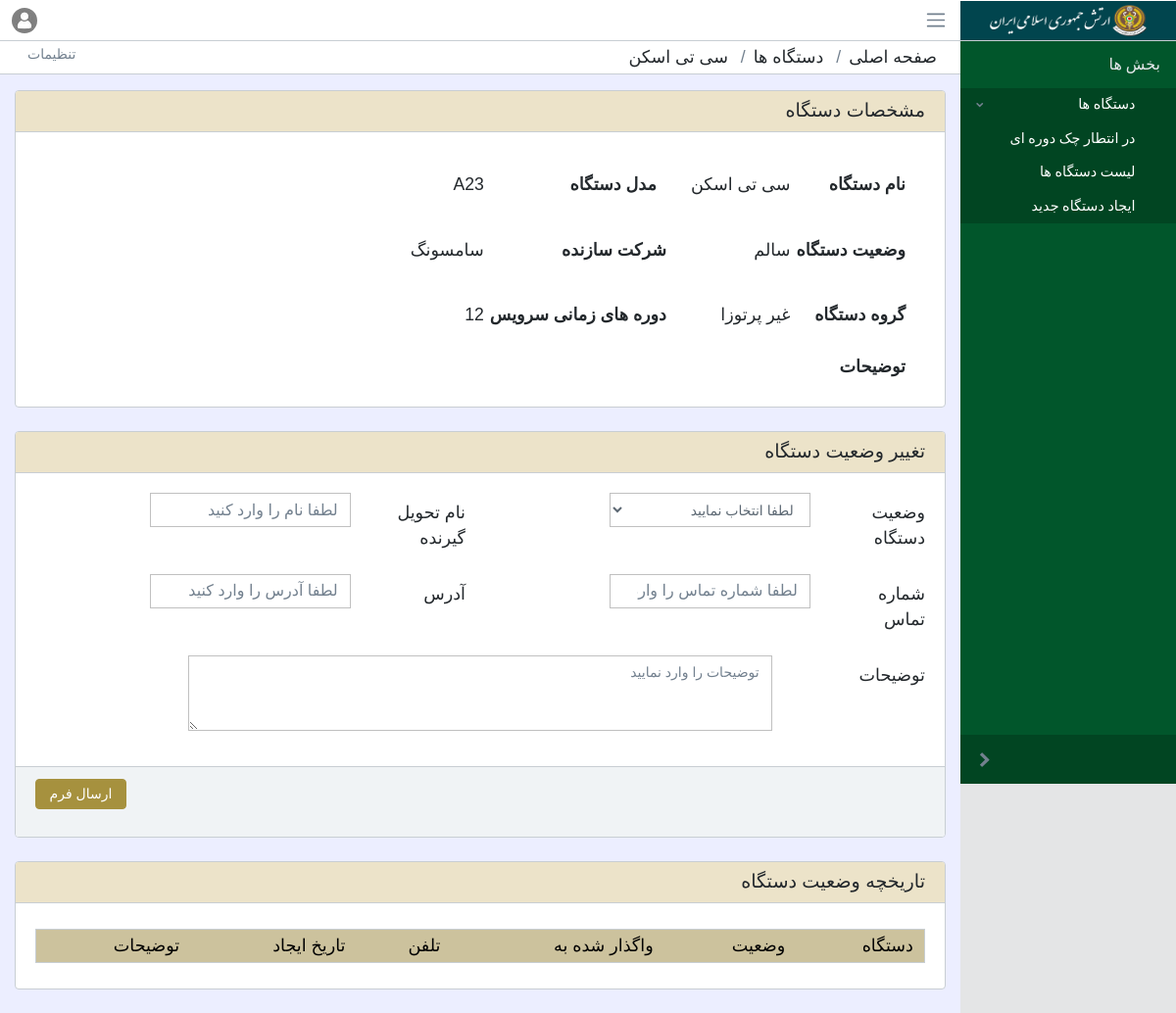
Before: /devices/1 (signed in) with the older database file.
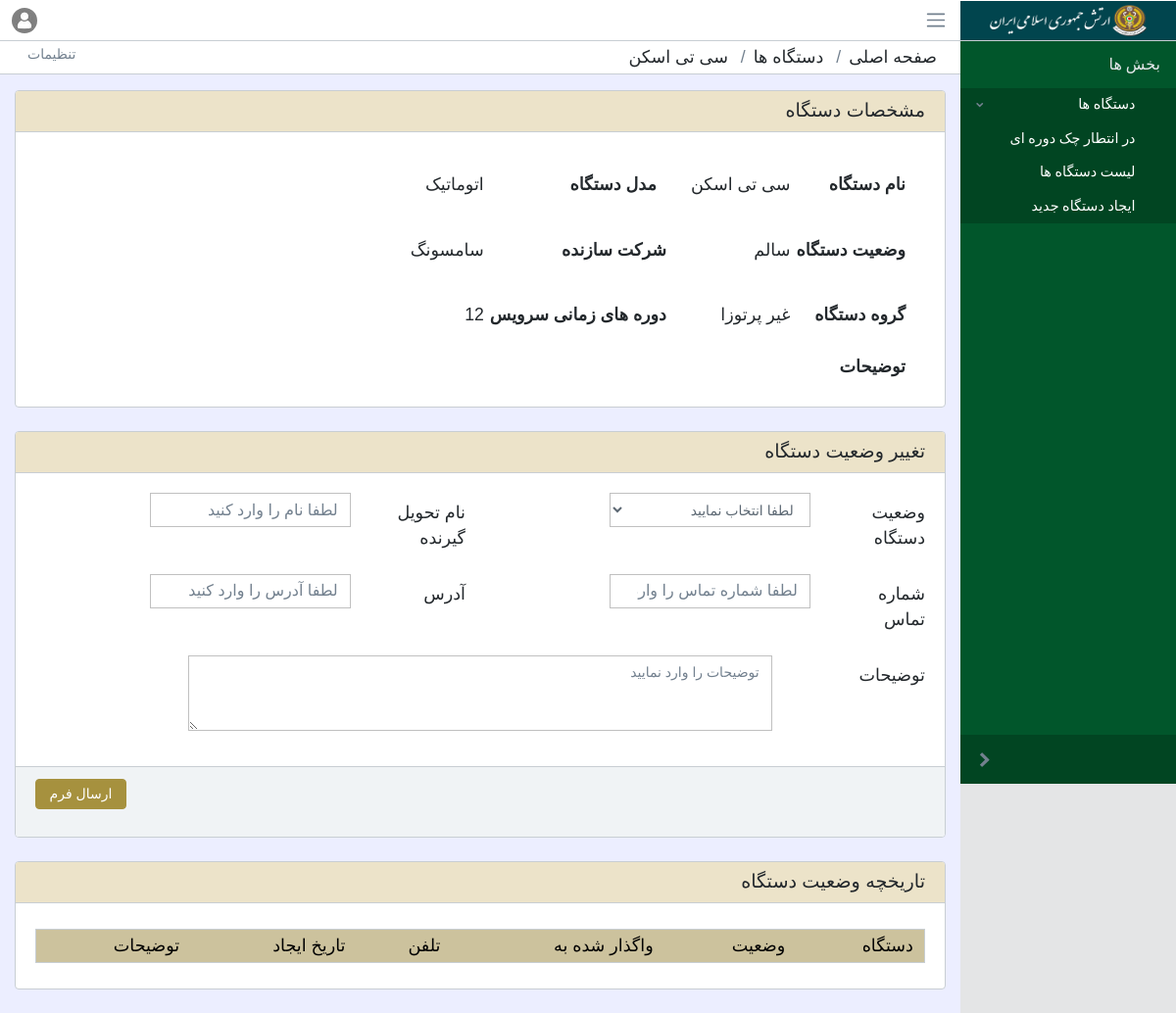
After: the same page with the newer database file.
### devices/models.py (models this page shows, shortened)
class Device(models.Model):
    name = models.ForeignKey(DeviceName, on_delete=models.CASCADE, related_name="Dname", verbose_name="نام")
    model = models.ForeignKey(ModelName, on_delete=models.CASCADE, related_name="Mname", verbose_name="مدل")
    status = models.ForeignKey(StatusName, on_delete=models.CASCADE, related_name="Sname", verbose_name="وضعیت")
    group = models.ForeignKey(GroupName, on_delete=models.CASCADE, related_name="Gname", verbose_name="گروه")
    brand = models.ForeignKey(BrandName, on_delete=models.CASCADE, related_name="Bname", verbose_name="مارک")
    regular_checks = models.PositiveIntegerField(verbose_name="دوره های زمانی سرویس(برحسب ماه)")
    description = models.TextField(blank=True)
    created_at = models.DateTimeField(auto_now_add=True)
    updated_at = models.DateTimeField(auto_now=True)
    next_check_at = models.DateField(blank=True, verbose_name="زمان سرویس بعدی", null=True)
    hospital = models.ForeignKey(Hospital, on_delete=models.CASCADE, verbose_name="بیمارستان")
    class Meta:
        verbose_name = "دستگاه"
        verbose_name_plural = "دستگاه ها"

class ModelName(models.Model):
    model_name = models.CharField(unique=True, max_length=64, verbose_name="مدل")
    def __str__(self):
        return f"{self.model_name}"
    class Meta:
        verbose_name = "مدل"
        verbose_name_plural = "مدل ها"

class DeviceName(models.Model):
    device_name = models.CharField(unique=True, max_length=64, verbose_name="نام")
    def __str__(self):
        return f"{self.device_name}"
    class Meta:
        verbose_name = "نام"
        verbose_name_plural = "نام ها"

class StatusName(models.Model):
    status_name = models.CharField(unique=True, max_length=64, verbose_name="وضعیت")
    def __str__(self):
        return f"{self.status_name}"
    class Meta:
        verbose_name = "وضعیت"
        verbose_name_plural = "وضعیت ها"

class BrandName(models.Model):
    brand_name = models.CharField(unique=True, max_length=64, verbose_name="مارک")
    def __str__(self):
        return f"{self.brand_name}"
    class Meta:
        verbose_name = "مارک"
        verbose_name_plural = "مارک ها"

class GroupName(models.Model):
    group_name = models.CharField(unique=True, max_length=64, verbose_name="گروه")
    def __str__(self):
        return f"{self.group_name}"
    class Meta:
        verbose_name = "گروه"
        verbose_name_plural = "گروه ها"

### devices/views.py (the view, shortened to what this page needs)
# urls.py: path("<int:device_id>", views.device, name="device"),
@login_required
def device(request, device_id):
    context = {}
    form = LogForm(request.POST or None)
    device = Device.objects.get(pk=device_id)
    context['form'] = form
    return render(request, "devices/device.html", {
        "device": device,
        "logs": device.logs.all(),
        "form": form
    })

### devices/templates/devices/device.html (shortened to what the changed rows need)
{% extends 'hospital/base.html' %}
{% load static %}
{% block body %}
    {% load extra %}
    <ol class="breadcrumb">
        <li class="breadcrumb-item"> صفحه اصلی</li>
        <li class="breadcrumb-item"> دستگاه ها</li>
        <li class="breadcrumb-item"> {{ device.name }} </li>
        <li class="breadcrumb-menu d-md-down-none">
            <div class="btn-group" role="group" aria-label="Button group">
            </div>
        </li>
    </ol>
    <div class="container-fluid col-md-12">
        <div class="animated fadeIn">
            <div class="card">
                <div class="card-body">
                    <table class="detail-table">
                        <tr>
                            <th>نام دستگاه</th>
                            <td>{{ device.name }}</td>
                            <th style="padding-right: 30px">مدل دستگاه</th>
                            <td>{{ device.model }}</td>
                        </tr>
                        <tr>
                            <th>وضعیت دستگاه</th>
                            <td>{{ device.status }}</td>
                            <th>شرکت سازنده</th>
                            <td>{{ device.brand }}</td>
                        </tr>
                        <tr>
                            <th>گروه دستگاه</th>
                            <td>{{ device.group }}</td>
                            <th>دوره های زمانی سرویس</th>
                            <td>{{ device.regular_checks }}</td>
                        </tr>
                        <tr>
                            <th>توضیحات</th>
                        </tr>
                    </table>
                </div>
            </div>
            <div class="card">
                <div class="card-body">
                    <table class="table table-striped table-bordered data-tables dataTable no-footer">
                        <thead>
                        <tr>
                            <th>دستگاه</th>
                            <th>وضعیت</th>
                            <th>واگذار شده به</th>
                            <th>تلفن</th>
                            <th>تاریخ ایجاد</th>
                            <th>توضیحات</th>
                        </tr>
                        </thead>
                    </table>
                </div>
            </div>
        </div>
    </div>
{% endblock %}

Changed rows visible on the page:
changed Device "سی تی اسکن": model "A23" → "اتوماتیک"
